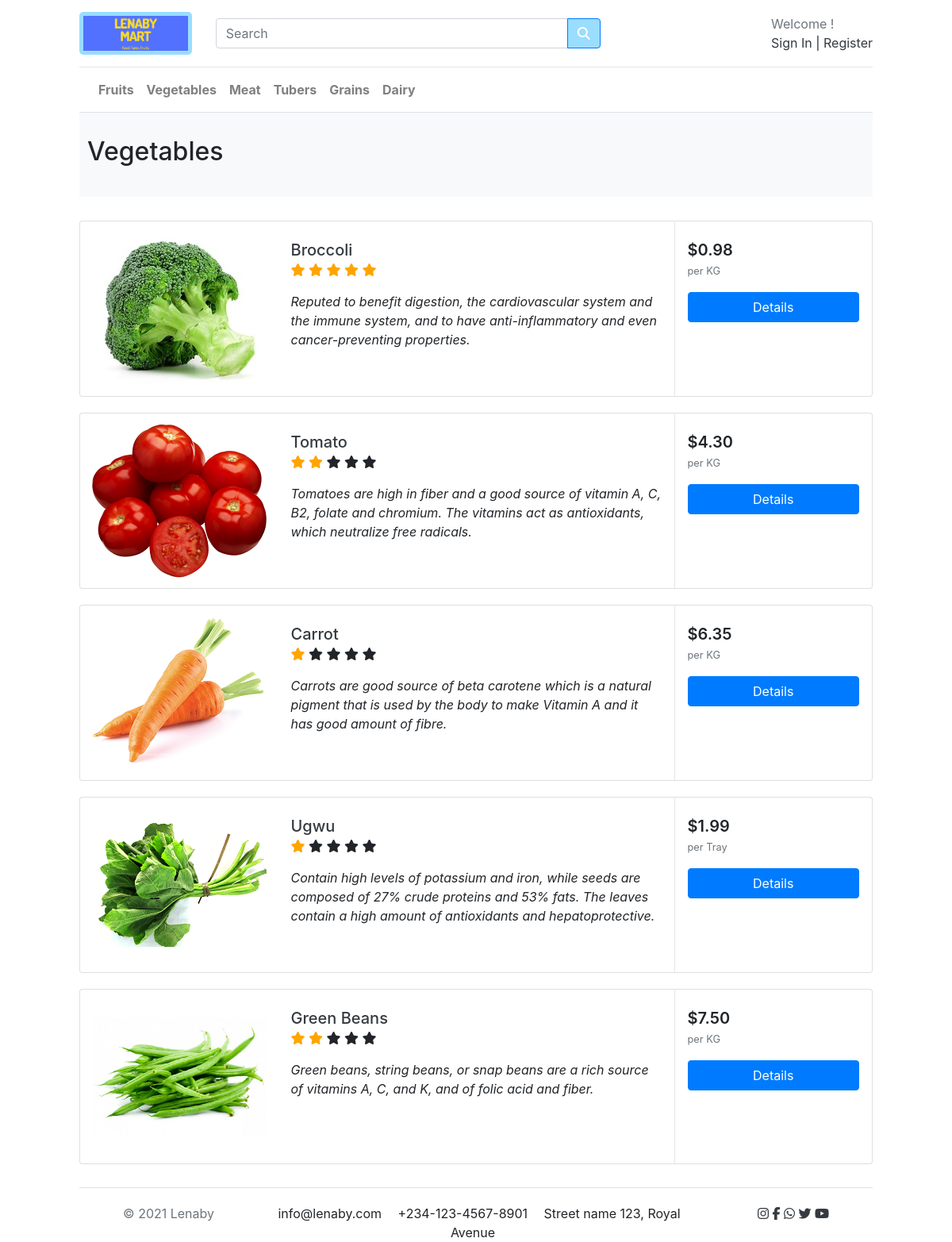
Page /category/VG on the committed database.
### mart/models.py (models this page shows, shortened)
class Product(models.Model):
    CATEGORY = [
        ('FR', 'Fruits'),
        ('VG', 'Vegetables'),
        ('MT', 'Meat'),
        ('GR', 'Grains'),
        ('TU', 'Tubers'),
        ('DY', 'Dairy'),
    ]
    name = models.CharField(max_length=30)
    uom = models.CharField(max_length=10)
    price = models.DecimalField(max_digits=6, decimal_places=2,null=True, blank=True)
    category = models.CharField(max_length=2, choices=CATEGORY, default='FR',)
    long_description = models.TextField(max_length=200)
    stock = models.IntegerField(default=0)
    image = models.ImageField(upload_to='', blank=True, null=True)
    @property
    def avg_rating(self):
        reviews = self.reviews_set.all().aggregate(Avg('rating'))
        if not self.reviews_set.all():
            return 1
        return reviews.get('rating__avg', 1)

### mart/views.py (the view)
# urls.py: path("category/<str:category>", views.category, name="category"),
def category(request, category):
    if request.user.is_authenticated:
        order, create = Order.objects.get_or_create(creator=request.user, status=False)
        items = OrderItem.objects.filter(order=order).all()
    else:
        items = []
        order = {'cart_total': 0, 'item_total': 0}
    ids = []
    if request.user.is_authenticated:
        wish = Wishlist.objects.filter(creator=request.user)
        for w in wish:
            ids.append(w.product.id)
    context = Product.objects.filter(category=category).all()
    return render(request, "mart/category.html", {
        "products": context,
        "category": context[0].get_category_display,
        "items": items,
        "order": order,
        "ids": ids,
    })

### mart/templates/mart/category.html (shortened to what this page needs)
{% extends "mart/layout.html" %}
{% load static %}
{% block body %}
    <section class="section-pagetop bg">
        <h2 class="title-page">{{ category }}</h2>
    </section>
    <main class="category-container">
        {% for product in products %}
        <article class="card card-product-list">
            <div class="row no-gutters">
                <aside class="col-md-3 img-wrap">
                    <a href="{% url 'product' product.id %}">
                        <img src="{{ product.image.url }}">
                    </a>
                </aside>
                <div class="col-md-6">
                    <div class="info-main">
                        <a href="#" class="h5 title">{{ product.name }}</a>
                        {% if product.avg_rating == 1 %}
                        <div class="rating-wrap mb-3">
                            <span class="fa fa-star checked"></span>
                            <span class="fa fa-star"></span>
                            <span class="fa fa-star"></span>
                            <span class="fa fa-star"></span>
                            <span class="fa fa-star"></span>
                        </div>
                        {% elif product.avg_rating == 2 %}
                        <div class="rating-wrap mb-3">
                            <span class="fa fa-star checked"></span>
                            <span class="fa fa-star checked"></span>
                            <span class="fa fa-star"></span>
                            <span class="fa fa-star"></span>
                            <span class="fa fa-star"></span>
                        </div>
                        {% elif product.avg_rating == 5 %}
                        <div class="rating-wrap mb-3">
                            <span class="fa fa-star checked"></span>
                            <span class="fa fa-star checked"></span>
                            <span class="fa fa-star checked"></span>
                            <span class="fa fa-star checked"></span>
                            <span class="fa fa-star checked"></span>
                        </div>
                        {% endif %}
                        <p><em> {{ product.long_description }} </em></p>
                    </div>
                </div>
                <aside class="col-sm-3">
                    <div class="info-aside">
                        <div class="price-wrap">
                            <span class="price h5"> ${{ product.price }}</span>
                        </div>
                        <p class="text-success"><small class="text-muted"> per {{ product.uom }} </small></p>
                        <p>
                            <a href="{% url 'product' product.id %}" class="btn btn-primary btn-block"> Details </a>
                        </p>
                    </div>
                </aside>
            </div>
        </article>
        {% endfor %}
	</main>
{% endblock %}

### mart/static/mart/styles.css (style rules this page uses)
body { padding: 0px 100px 20px 100px; line-height: 1.5; }
.img-wrap { text-align:center; overflow: hidden; }
.price { font-weight: 600; color: #212529; }
a { color:#343a40; }
.section-pagetop { padding: 30px 10px; }
.bg { background-color: #f8f9fa; }
.checked { color: orange; }
.category-container { margin: 3% 0; }
.card-product-list { margin-bottom: 20px; }
.card-product-list .info-aside { padding: 1.5rem 1rem; border-left: 1px solid #e4e4e4; height: 100%; }
.info-main { padding: 1.5rem 1rem; }
@media (min-width: 768px) { .col-md-3 { flex: 0 0 25%; max-width: 100%; } }

### rows in the picture
Product: category "Vegetables", image (picture), name "Broccoli", long_description "Reputed to benefit digestion, the cardiovascular system and the immune system, and to have anti-inflammatory and even cancer-preventing properties.", price "0.98", uom "KG"
Product: image (picture), name "Tomato", long_description "Tomatoes are high in fiber and a good source of vitamin A, C, B2, folate and chromium. The vitamins act as antioxidants, which neutralize free radicals.", price "4.30", uom "KG"
Product: image (picture), name "Carrot", long_description "Carrots are good source of beta carotene which is a natural pigment that is used by the body to make Vitamin A and it has good amount of fibre.", price "6.35", uom "KG"
Product: image (picture), name "Ugwu", long_description "Contain high levels of potassium and iron, while seeds are composed of 27% crude proteins and 53% fats. The leaves contain a high amount of antioxidants and hepatoprotective.", price "1.99", uom "Tray"
Product: image (picture), name "Green Beans", long_description "Green beans, string beans, or snap beans are a rich source of vitamins A, C, and K, and of folic acid and fiber.", price "7.50", uom "KG"
